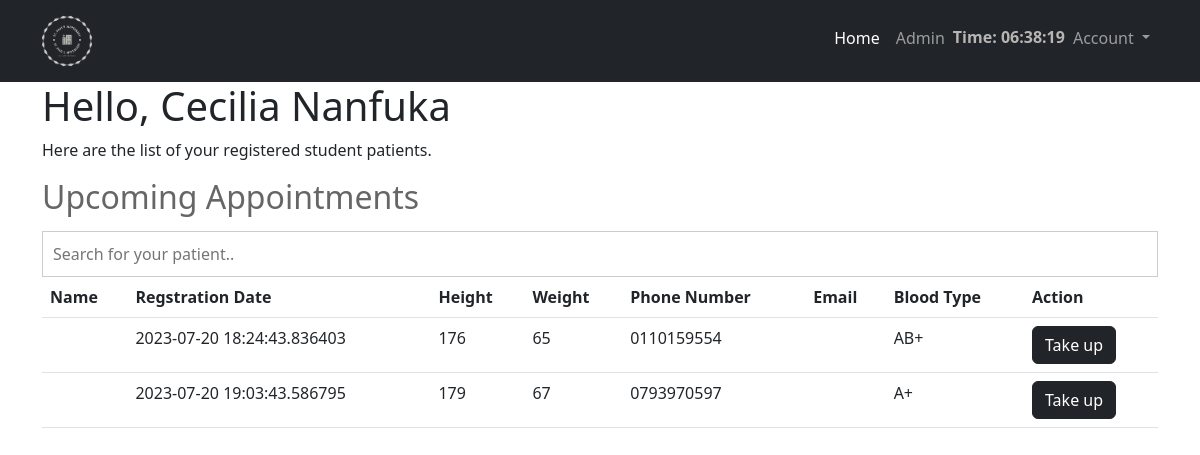
The app's page /admin (signed in) with its own data.
### app.py (models this page shows, shortened)
class User(db.Model, UserMixin):
    id = db.Column(db.Integer, primary_key=True)
    username = db.Column(db.String(30), nullable=False)
    school_id = db.Column(db.String(20),unique=True, nullable=False)
    email = db.Column(db.String(120),unique=True, nullable=False)
    user_profile = db.Column(db.String(20), nullable=False,default='default.png')
    password = db.Column(db.String(30),nullable=False)
    patient = db.relationship('Profile', backref='patient',lazy=True)
    role = db.Column(db.String(10))

class Profile(db.Model):
        id = db.Column(db.Integer,primary_key=True)
        date_registered = db.Column(db.DateTime(),nullable=False, default=datetime.utcnow)
        marital_status = db.Column(db.String(120), nullable=False)
        phonenumber = db.Column(db.String(13),unique=True, nullable=False)
        address = db.Column(db.String(20), nullable=False)
        postcode = db.Column(db.String(20),nullable=False)
        city = db.Column(db.String(30),nullable = False)
        area = db.Column(db.String(20),nullable=False)
        blood_type = db.Column(db.String(5))
        country = db.Column(db.String(20),nullable=False)
        state = db.Column(db.String(20),nullable=False)
        height = db.Column(db.Integer, default=0)
        weight = db.Column(db.Integer, default=0)
        blood_type = db.Column(db.String(10))
        patient_id = db.Column(db.Integer, db.ForeignKey('user.id'),nullable=False)

### app.py (the view)
@app.route('/admin')
@login_required
def admin():
    if current_user.role == 'doctor':
        std=Profile.query.order_by(Profile.date_registered).all()
        for i in range (len(std)):
            print(i+1," ",str(std[i].phonenumber))
        no = len(std)
        print(no)
        return render_template('staff.html',std=std,user=current_user)
    else:
        logout_user()
        return redirect(url_for('login'))

### app.py (called while the page is built)
@login_manager.user_loader
def load_user(id):
    user = User.query.get(int(id) if id is not None else None)
    return user

### templates/staff.html (shortened to what this page needs)
{% extends 'layout.html' %}
{% block body %}
         <main>
        <section class="container cd-table-container">
        <h1> Hello, {{current_user.username}}</h1>
         <p> Here are the list of your registered student patients.</p>
          <h2 class="cd-title">Upcoming Appointments</h2>
          <input type="text" class="cd-search table-filter" autofocus data-table="order-table" placeholder="Search for your patient.." />
        <div class="table-responsive">
          <table class="cd-table order-table table">
            <thead>
              <tr>
                <th>Name</th>
                <th>Regstration Date</th>
                <th>Height</th>
                <th>Weight</th>
                <th>Phone Number</th>
                <th>Email</th>
                <th>Blood Type</th>
                <th>Action</th>
              </tr>
            </thead>
            <tbody>
              {% for reg in std %}
              <tr>
                <td>{{ reg.username }}</td>
                <td>{{ reg.date_registered }}</td>
                <td>{{ reg.height }}</td>
                <td>{{ reg.weight }}</td>
                <td>{{ reg.phonenumber }}</td>
                <td>{{ reg.email }}</td>
                <td>{{ reg.blood_type }}</td>
                <td><a href="/takeup/{{user.id}}" class="btn btn-dark">Take up</a></td>
              </tr>
              {% endfor %}
            </tbody>
          </table>
        </div>
        </section>
         </main>
{% endblock %}

### templates/layout.html (shortened to what this page needs)
<!DOCTYPE html>
<html lang="en">
<head>
    <link href="https://cdn.jsdelivr.net/npm/bootstrap@5.3.0/dist/css/bootstrap.min.css" rel="stylesheet">
</head>
<body>
<nav class="navbar navbar-expand-lg navbar-dark bg-dark static-top">
  <div class="container">
    <a class="navbar-brand" href="/">
      <img src="{{url_for('static',filename='logo.png')}}" alt="..." height="56">
    </a>
    <div class="collapse navbar-collapse" id="navbarSupportedContent">
      <ul class="navbar-nav ms-auto">
        <li class="nav-item">
          <a class="nav-link active" aria-current="page" href="/">Home</a>
        </li>
        {% if current_user.role == 'patient' %}
        <li class="nav-item">
          <a class="nav-link" href="{{url_for('profile')}}">Profile</a>
        </li>
        {% else %}
        <li class="nav-item">
          <a class="nav-link" href="{{url_for('admin')}}">Admin</a>
        </li>
        {% endif %}
        <li class="nav-item"><p class="pd-5 clr">Time: <span id="current-time"></span></p></li>
        <li class="nav-item dropdown">
          <a class="nav-link dropdown-toggle" href="#" id="navbarDropdown" role="button" data-bs-toggle="dropdown" aria-expanded="false">
            Account
          </a>
        </li>
      </ul>
    </div>
  </div>
</nav>
      {% block body %}
      {% endblock %}
</body>
</html>

### templates/layout.html (style rules this page uses)
.cd-search { padding: 10px; border: 1px solid #ccc; width: 100%; box-sizing: border-box; }
.cd-title { color: #666; margin: 15px 0; }
ul { list-style: none; }
.clr { font-size: 16px; font-weight: 600; color: #b8b5b5; margin-top: 7px; }

### records on screen
User: username "Cecilia Nanfuka"
Profile: date_registered "2023-07-20 18:24:43.836403", height "176", weight "65", phonenumber "0110159554", blood_type "AB+"
Profile: date_registered "2023-07-20 19:03:43.586795", height "179", weight "67", phonenumber "0793970597", blood_type "A+"
